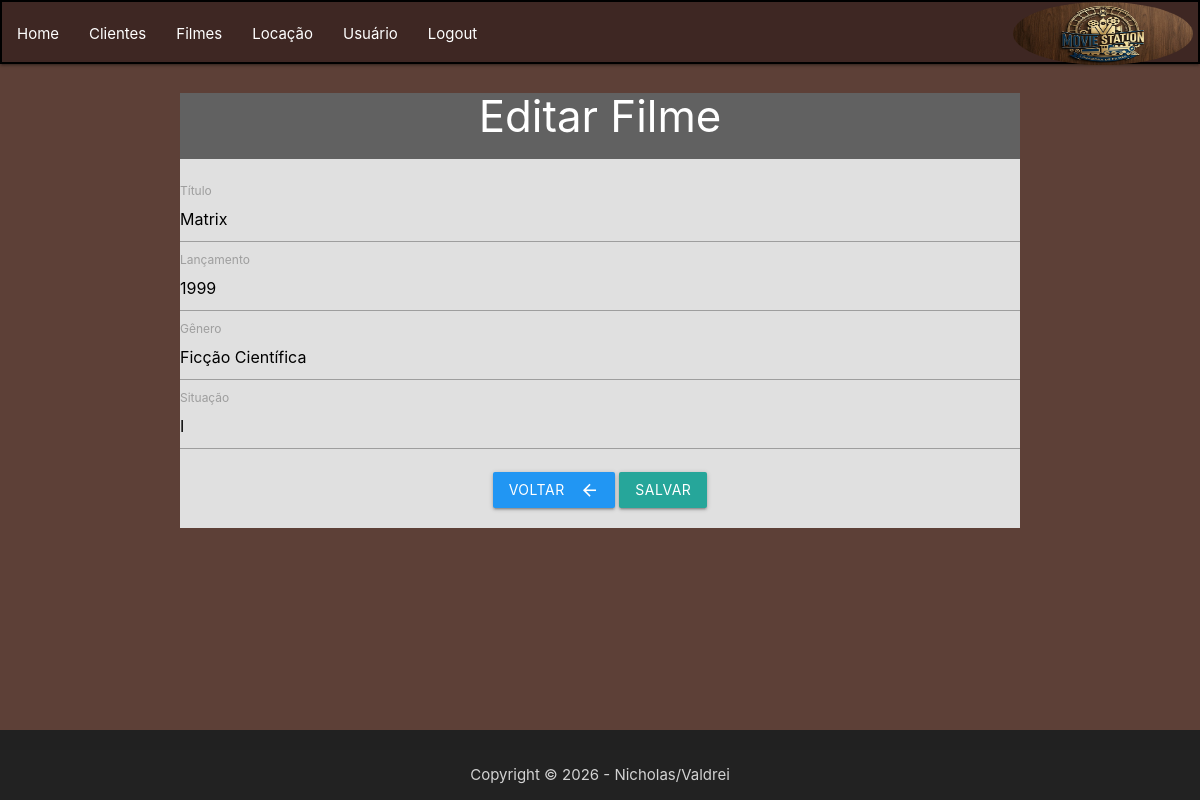
The app's page /VIEW/filme/frmedtfilme.php?id=1 (signed in) with its own data.
### tables this page shows
CREATE TABLE `filmes` (
  `id` int(11) NOT NULL,
  `titulo` varchar(150) NOT NULL,
  `genero` varchar(50) NOT NULL,
  `lancamento` int(11) NOT NULL,
  `situacao` varchar(1) NOT NULL
);

### DAL/filme.php (called while the page is built, shortened)
<?php
    include_once $_SERVER['DOCUMENT_ROOT'] . '/Locadora/DAL/conexao.php';
    include_once $_SERVER['DOCUMENT_ROOT'] . '/Locadora/MODEL/filme.php';
    class Filme{
        public function SelectById(int $id){
            $sql = "SELECT * FROM filmes WHERE id = ?;";
            $con = Conexao::conectar();
            $query = $con->prepare($sql);
            $query->execute(array($id));
            $linha = $query->fetch(\PDO::FETCH_ASSOC);
            $filme = new \MODEL\Filme();
            $filme->setId($linha['id']);
            $filme->setTitulo($linha['titulo']);
            $filme->setLancamento($linha['lancamento']);
            $filme->setGenero($linha['genero']);
            $filme->setSituacao($linha['situacao']);
            return $filme;
        }
    }

### DAL/conexao.php (called while the page is built, shortened)
<?php
    class conexao {
        private static $dbNome = 'locadora';
        private static $dbHost = 'localhost';
        private static $dbUsuario = 'root';
        private static $dbSenha = '';
        private static $cont = null;
        public static function conectar(){
            if (self::$cont == null){
                try{
                    self::$cont = new PDO("mysql:host=" . self::$dbHost . ";dbname=" . self::$dbNome,
                    self::$dbUsuario , self::$dbSenha);
                }
                catch (\PDOException $exception) {
                    die ($exception->getMessage());
                }
            }
        return self::$cont;
        }
    public static function desconectar (){
        self::$cont = null;
        return self::$cont;
        }
    }
?>

### MODEL/filme.php (called while the page is built, shortened)
<?php
    class Filme{
        private ?string $titulo;
        private ?string $genero;
        private ?int $lancamento;
        private ?string $situacao;
        public function getTitulo(){return $this->titulo;}
        public function getGenero(){return $this->genero;}
        public function getLancamento(){return $this->lancamento;}
        public function getSituacao(){return $this->situacao;}
        public function setTitulo(string $titulo){$this->titulo = $titulo;}
        public function setGenero(string $genero){$this->genero = $genero;}
        public function setLancamento(int $lancamento){$this->lancamento = $lancamento;}
        public function setSituacao(string $situacao){$this->situacao = $situacao;}
    }
?>

### VIEW/filme/frmedtfilme.php (the view, shortened to what this page needs)
<?php
$id = $_GET['id'];
include_once $_SERVER['DOCUMENT_ROOT'] . '/Locadora/DAL/filme.php';
include_once $_SERVER['DOCUMENT_ROOT'] . '/Locadora/MODEL/filme.php';
include_once $_SERVER['DOCUMENT_ROOT'] . '/Locadora/VIEW/header.php';
include_once $_SERVER['DOCUMENT_ROOT'] . '/Locadora/VIEW/footer.php';
$dalFilme = new DAL\Filme();
$filme = $dalFilme->SelectById($id);
?>
<!DOCTYPE html>
<html lang="pt-br">
<head>
    <link rel="stylesheet" href="https://cdnjs.cloudflare.com/ajax/libs/materialize/1.0.0/css/materialize.min.css">
</head>
<body class="brown darken-2">
    <div class="container center grey darken-2 white-text">
        <h3>Editar Filme</h3>
        <div class="row grey lighten-2 black-text">
            <form id="valida2" action="opedtfilme.php" method="post" class="row">
                <div class="input-field">
                    <input type="text" name="titulo" id="titulo" value="<?php echo $filme->getTitulo(); ?>" required>
                    <label for="titulo">Título</label>
                </div>
                <div class="input-field">
                    <input type="text" name="lancamento" id="lancamento" value="<?php echo $filme->getLancamento(); ?>" required>
                    <label for="lancamento">Lançamento</label>
                </div>
                <div class="input-field">
                    <input type="text" name="genero" id="genero" value="<?php echo $filme->getGenero(); ?>" required>
                    <label for="genero">Gênero</label>
                </div>
                <div class="input-field ">
                    <input type="text" name="situacao" id="situacao" value="<?php echo $filme->getSituacao(); ?>" required>
                    <label for="situacao">Situação</label>
                </div>
                <a class="waves-effect waves-light blue btn"
                    onclick="JavaScript:location.href='lstfilme.php'">
                    <i class="material-icons right">arrow_back</i>Voltar
                </a>
                <button class="btn waves-effect waves-light" type="submit">Salvar</button>
            </form>
        </div>
    </div>
</body>
</html>

### records on screen
filmes: titulo "Matrix", lancamento "1999", genero "Ficção Científica", situacao "I"
